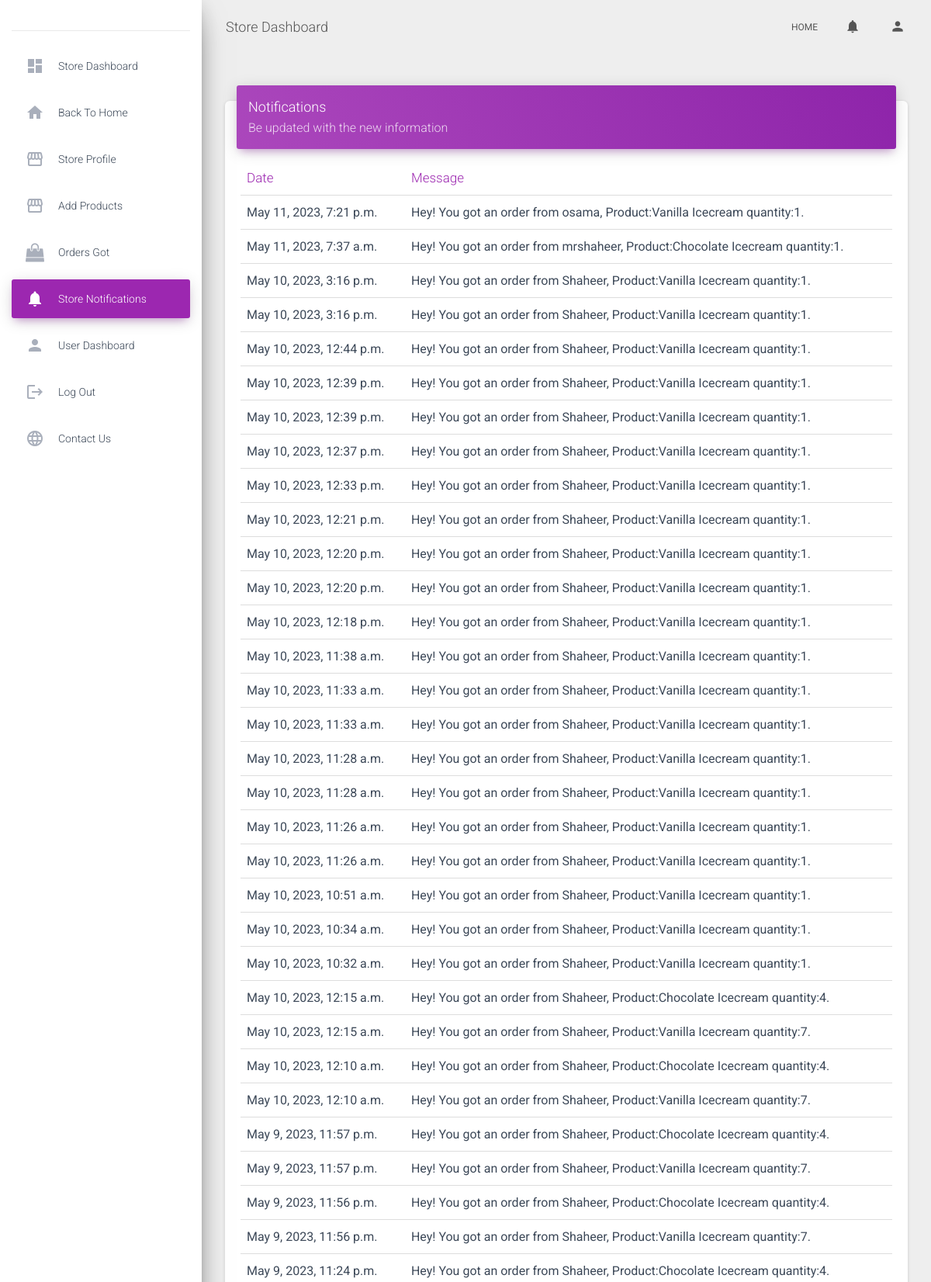
The app's page /vendor-notifications/ (signed in, upper part) with its own data.
### core/models.py (models this page shows)
class VendorNotification(models.Model):
    vendor = models.ForeignKey(Vendor, on_delete=models.CASCADE)
    is_read = models.BooleanField(default=False)
    created_at = models.DateTimeField(auto_now_add=True)
    message = models.TextField()

### core/views.py (the view)
# urls.py: path('vendor-notifications/', views.vendor_notifications, name='vendor-notifications'),
@login_required
def vendor_notifications(request):
    if not Vendor.objects.filter(user=request.user).exists():
        messages.warning(request, "You first need to create your Store")
        return redirect('create-vendor-profile')
    notification = VendorNotification.objects.filter(vendor__user=request.user).order_by("-id")
    for n in notification:
        n.is_read=True
        n.save()
    context = {
        "notification": notification
    }
    return render(request, "core/vendor-notifications.html", context)

### templates/core/vendor-notifications.html (shortened to what this page needs)
{% extends 'core/base3.html' %}
{% block body %}
{% load static %}
<div class="content" style="overflow-y: scroll;">
  <div class="container-fluid">
    <div class="row">
      <div class="col-md-12">
        <div class="card">
          <div class="card-header card-header-primary">
            <h4 class="card-title">Notifications</h4>
            <p class="card-category">Be updated with the new information</p>
          </div>
          <div class="card-body">
            <div class="table-responsive">
              <table class="table">
                <thead class="text-primary">
                  <th>Date</th>
                  <th>Message</th>
                </thead>
                <tbody>
                  {% for n in notification %}
                  <tr>
                    <td>{{n.created_at}}</td>
                    <td>{{n.message}}</td>
                  </tr>
                  {% endfor %}
                </tbody>
              </table>
            </div>
          </div>
        </div>
      </div>
    </div>
  </div>
</div>
{% endblock body %}

### records on screen
VendorNotification: created_at "May 11, 2023, 7:21 p.m.", message "Hey! You got an order from osama, Product:Vanilla Icecream quantity:1."
VendorNotification: created_at "May 11, 2023, 7:37 a.m.", message "Hey! You got an order from mrshaheer, Product:Chocolate Icecream quantity:1."
VendorNotification: created_at "May 10, 2023, 3:16 p.m.", message "Hey! You got an order from Shaheer, Product:Vanilla Icecream quantity:1."
VendorNotification: created_at "May 10, 2023, 3:16 p.m.", message "Hey! You got an order from Shaheer, Product:Vanilla Icecream quantity:1."
VendorNotification: created_at "May 10, 2023, 12:44 p.m.", message "Hey! You got an order from Shaheer, Product:Vanilla Icecream quantity:1."
VendorNotification: created_at "May 10, 2023, 12:39 p.m.", message "Hey! You got an order from Shaheer, Product:Vanilla Icecream quantity:1."
VendorNotification: created_at "May 10, 2023, 12:39 p.m.", message "Hey! You got an order from Shaheer, Product:Vanilla Icecream quantity:1."
VendorNotification: created_at "May 10, 2023, 12:37 p.m.", message "Hey! You got an order from Shaheer, Product:Vanilla Icecream quantity:1."
VendorNotification: created_at "May 10, 2023, 12:33 p.m.", message "Hey! You got an order from Shaheer, Product:Vanilla Icecream quantity:1."
VendorNotification: created_at "May 10, 2023, 12:21 p.m.", message "Hey! You got an order from Shaheer, Product:Vanilla Icecream quantity:1."
VendorNotification: created_at "May 10, 2023, 12:20 p.m.", message "Hey! You got an order from Shaheer, Product:Vanilla Icecream quantity:1."
VendorNotification: created_at "May 10, 2023, 12:20 p.m.", message "Hey! You got an order from Shaheer, Product:Vanilla Icecream quantity:1."
VendorNotification: created_at "May 10, 2023, 12:18 p.m.", message "Hey! You got an order from Shaheer, Product:Vanilla Icecream quantity:1."
VendorNotification: created_at "May 10, 2023, 11:38 a.m.", message "Hey! You got an order from Shaheer, Product:Vanilla Icecream quantity:1."
VendorNotification: created_at "May 10, 2023, 11:33 a.m.", message "Hey! You got an order from Shaheer, Product:Vanilla Icecream quantity:1."
VendorNotification: created_at "May 10, 2023, 11:33 a.m.", message "Hey! You got an order from Shaheer, Product:Vanilla Icecream quantity:1."
VendorNotification: created_at "May 10, 2023, 11:28 a.m.", message "Hey! You got an order from Shaheer, Product:Vanilla Icecream quantity:1."
VendorNotification: created_at "May 10, 2023, 11:28 a.m.", message "Hey! You got an order from Shaheer, Product:Vanilla Icecream quantity:1."
VendorNotification: created_at "May 10, 2023, 11:26 a.m.", message "Hey! You got an order from Shaheer, Product:Vanilla Icecream quantity:1."
VendorNotification: created_at "May 10, 2023, 11:26 a.m.", message "Hey! You got an order from Shaheer, Product:Vanilla Icecream quantity:1."
VendorNotification: created_at "May 10, 2023, 10:51 a.m.", message "Hey! You got an order from Shaheer, Product:Vanilla Icecream quantity:1."
VendorNotification: created_at "May 10, 2023, 10:34 a.m.", message "Hey! You got an order from Shaheer, Product:Vanilla Icecream quantity:1."
VendorNotification: created_at "May 10, 2023, 10:32 a.m.", message "Hey! You got an order from Shaheer, Product:Vanilla Icecream quantity:1."
VendorNotification: created_at "May 10, 2023, 12:15 a.m.", message "Hey! You got an order from Shaheer, Product:Chocolate Icecream quantity:4."
VendorNotification: created_at "May 10, 2023, 12:15 a.m.", message "Hey! You got an order from Shaheer, Product:Vanilla Icecream quantity:7."
VendorNotification: created_at "May 10, 2023, 12:10 a.m.", message "Hey! You got an order from Shaheer, Product:Chocolate Icecream quantity:4."
VendorNotification: created_at "May 10, 2023, 12:10 a.m.", message "Hey! You got an order from Shaheer, Product:Vanilla Icecream quantity:7."
VendorNotification: created_at "May 9, 2023, 11:57 p.m.", message "Hey! You got an order from Shaheer, Product:Chocolate Icecream quantity:4."
VendorNotification: created_at "May 9, 2023, 11:57 p.m.", message "Hey! You got an order from Shaheer, Product:Vanilla Icecream quantity:7."
VendorNotification: created_at "May 9, 2023, 11:56 p.m.", message "Hey! You got an order from Shaheer, Product:Chocolate Icecream quantity:4."
VendorNotification: created_at "May 9, 2023, 11:56 p.m.", message "Hey! You got an order from Shaheer, Product:Vanilla Icecream quantity:7."
VendorNotification: created_at "May 9, 2023, 11:24 p.m.", message "Hey! You got an order from Shaheer, Product:Chocolate Icecream quantity:4."
